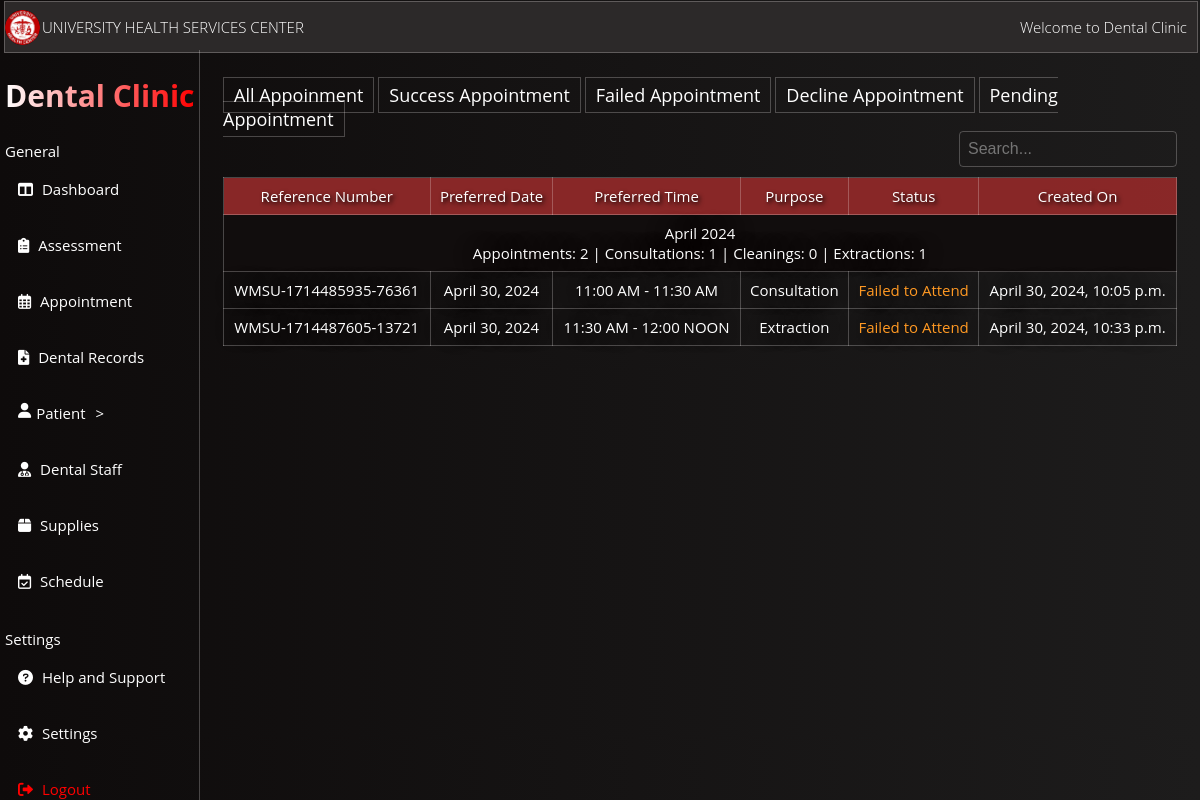
The page /appointmentsFailed/ on the database its author committed.
### WmsuClinicApp/models.py (models this page shows, shortened)
class Appointment(models.Model):
    appointment_id = models.AutoField(primary_key=True)
    user = models.ForeignKey(User, on_delete=models.CASCADE)
    preferred_date = models.DateField(null=True, blank=True)
    preferred_time = models.CharField(max_length=70,null=True, blank=True)
    purpose = models.CharField(max_length=100)
    comments = models.TextField(blank=True, null=True)
    cor_upload = models.FileField(upload_to='cor_uploads/', null=True, blank=True)
    reference_number = models.CharField(max_length=50, unique=True, null=True, blank=True)
    current_date = models.DateTimeField(auto_now_add=True,null=True, blank=True)
    status = models.CharField(max_length=20, default='Pending')
    doctor = models.ForeignKey(Doctor, on_delete=models.CASCADE, null=True, blank=True)
    assistant = models.ForeignKey(Assistant, on_delete=models.CASCADE, null=True, blank=True)
    resched_status = models.CharField(max_length=20, null=True, blank=True)

### WmsuClinicApp/views.py (the view)
# urls.py: path('appointmentsFailed/', views.appointment_listFailed, name='appointment_listFailed'),
def appointment_listFailed(request):
    appointments = Appointment.objects.filter(status="Failed to Attend").order_by('-preferred_date')
    consultation_count = appointments.filter(purpose='Consultation').count()
    cleaning_count = appointments.filter(purpose='Cleaning').count()
    extraction_count = appointments.filter(purpose='Extraction').count()
    context = {
        'appointments': appointments,
        'consultation_count': consultation_count,
        'cleaning_count': cleaning_count,
        'extraction_count': extraction_count,
    }
    return render(request, 'WmsuClinicApp/appointment_listFailed.html', context)

### WmsuClinicApp/templates/WmsuClinicApp/appointment_listFailed.html (shortened to what this page needs)
{% load static %}
<!DOCTYPE html>
<html lang="en">
<head>
</head>
<body>
    <!DOCTYPE html>
<html lang="en">
<head>
</head>
<body>
    <link rel="stylesheet" href="https://cdnjs.cloudflare.com/ajax/libs/font-awesome/6.0.0/css/all.min.css">
    <section class="HeaderSection">
        <img src="{% static 'images/OIP1.JPG' %}" alt="logo" class="circular-imgs">
        <p>UNIVERSITY HEALTH SERVICES CENTER</p>
        <section class="right" style="display: flex; justify-content: center;"> <p>Welcome to Dental Clinic</p></section>
    </section>
    <nav>
        <ul>
            <h1 class="gradient-text">Dental Clinic</h1>
            <h4 style="display: flex; justify-content: left; margin-left: 5px; margin-bottom: 0px; font-weight: normal;">General</h4>
            <li><a href="{% url 'admin_Dashboard' %}"><i class="fas fa-columns"></i> Dashboard</a></li>
            <li><a href="{% url 'admin_homesite' %}"><i class="fas fa-clipboard-list"></i> Assessment</a></li>
            <li><a href="{% url 'appointment_list' %}"><i class="far fa-calendar-alt"></i> Appointment</a></li>
            <li><a href="{% url 'dental_record' %}"><i class="fas fa-file-medical"></i> Dental Records</a></li>
            <li style="cursor: pointer;" id="user-toggle"><i class="fas fa-user"> </i> Patient </li>
            <li><a href="{% url 'admin_doctorsite' %}"><i class="fas fa-user-md"></i> Dental Staff</a></li>
            <li><a href="{% url 'supply_listhome' %}"><i class="fas fa-box"></i> Supplies</a></li>
            <li><a href="{% url 'admin_doctoravailability' %}"><i class="far fa-calendar-check"></i> Schedule</a></li>
            <h4 style="display: flex; justify-content: left; margin-left: 5px; margin-bottom: 0px;font-weight: normal;">Settings</h4>
            <li><a href="#"><i class="fas fa-question-circle"></i> Help and Support</a></li>
            <li><a href="{% url 'dentalchange_password' %}"><i class="fas fa-cog"></i> Settings</a></li>
            <li><a href="{% url 'LoginDentals' %}" class="logout-link"><i class="fas fa-sign-out-alt"></i> Logout</a></li>
        </ul>
    </nav>
<div class="Move">
    <a href="{% url 'appointment_list' %}" class="back-link">All Appoinment</a>
    <a href="{% url 'appointment_listSuccess' %}" class="back-link">Success Appointment</a>
    <a href="{% url 'appointment_listFailed' %}" class="back-link">Failed Appointment</a>
    <a href="{% url 'appointment_listDecline' %}" class="back-link">Decline Appointment</a>
    <a href="{% url 'appointment_listPending' %}" class="back-link">Pending Appointment</a>
    <div class="containera">
        <input type="text" id="searchInput" placeholder="Search...">
    </div>
    <table border="1">
        <thead>
            <tr>
                <th>Reference Number</th>
                <th>Preferred Date</th>
                <th>Preferred Time</th>
                <th>Purpose</th>
                <th>Status</th>
                <th>Created On</th>
            </tr>
        </thead>
        <tbody id="tableBody">
            {% regroup appointments by preferred_date|date:"F Y" as appointment_list %}
            {% for month_year in appointment_list %}
                <tr>
                    <td colspan="8" style="background-color: #110d0d;">{{ month_year.grouper }}
                    <br>
                    Appointments: {{ month_year.list|length }} |
                    Consultations: <span id="totalConsultations_{{ month_year.grouper }}">0</span> |
                    Cleanings: <span id="totalCleanings_{{ month_year.grouper }}">0</span> |
                    Extractions: <span id="totalExtractions_{{ month_year.grouper }}">0</span>
                </td>
                </tr>
                {% for appointment in month_year.list %}
                    {% if appointment.status == "Failed to Attend" %}
                        <tr>
                            <td>{{ appointment.reference_number }}</td>
                            <td>{{ appointment.preferred_date }}</td>
                            <td>{{ appointment.preferred_time }}</td>
                            <td>{{ appointment.purpose }}</td>
                            <td class="{% if appointment.status == 'Session Done' %}green{% elif appointment.status == 'Failed to Attend' %}tomato{% elif appointment.status == 'Decline' %}red{% else %}yellow{% endif %}">
                                {{ appointment.status }}
                            </td>
                            <td>{{ appointment.current_date }}</td>
                        </tr>
                    {% endif %}
                {% endfor %}
            {% endfor %}
        </tbody>
    </table>
    </div>
</body>
</html>
</body>
</html>

### WmsuClinicApp/templates/WmsuClinicApp/appointment_listFailed.html (style rules this page uses)
.HeaderSection { display: flex; align-items: center; position: fixed; top: 1px; left: 4px; color: white; width: calc(100% - 8px); background-color: rgb(44, 41, 41); border: 1px solid rgba(255, 248, 248, 0.24); font-weight: lighter; }
.right { margin-left: auto ; display: flex; justify-content: center; align-items: center; margin-right: 10px; }
.gradient-text { font-size: 30px; margin-left: 5px; margin-right: 5px; background: linear-gradient(to right, #fff, #ff0000); -webkit-background-clip: text; -moz-background-clip: text; background-clip: text; color: transparent; }
i { margin-right: 5px; }
.circular-imgs { border-radius: 50%; max-width: 35px; height: auto; margin-right: 2px; }
nav { margin-top: 50px; position: fixed; top: 0; left: 0; max-width: 100%; height: 100%; background-color: rgb(7, 7); color: #fff; text-align: center; z-index: 2; font-size: 15px; border-right: 1px solid rgba(255, 248, 248, 0.24); }
nav ul { list-style: none; padding: 0; }
nav ul li { display: flex; justify-content: left; text-decoration: none; color: #fff; transition: color 0.3s; padding: 18px; transition: background-color 0.3s ease, color 0.3s ease; }
nav ul li a { text-decoration: none; color: #fff; transition: color 0.5s; }
:before, *:after { box-sizing: border-box; }
body { padding: 1em; font-family: "Open Sans", "Helvetica Neue", Helvetica, Arial, sans-serif; font-size: 15px; color: #b9b9b9; background: linear-gradient(to left, rgb(29, 28, 28), rgb(14, 11, 11)); }
.Move { margin-top: 50px; margin-left: 200px; margin-right: 0px; }
.logout-link { color: red; text-decoration: none; }
table { border-collapse: collapse; width: 100%; border: 1px solid rgba(255, 248, 248, 0.24); }
th, td { border: 1px solid rgba(255, 248, 248, 0.24); padding: 8px; text-align: left; color: white; text-align: center; font-weight: normal; }
th { background-color: rgba(143, 41, 41, 0.945); color: white; text-shadow: 2px 2px 4px black; }
td { color: white; text-shadow: 0 0 20px black; }
.tomato { color: rgb(255, 153, 35); }
.containera { display: flex; justify-content: right; align-items: center; margin-top: 10px; }
#searchInput { border: 1px solid rgba(255, 248, 248, 0.24); padding: 8px; font-size: 16px; border-radius: 4px; margin-bottom: 10px; width: 200px; background-color: transparent; color: white; }
a.back-link { position: relative; top: 10px; background-color: transparent; border: 1px solid rgba(255, 248, 248, 0.24); color: white; padding: 5px 10px; text-decoration: none; transition: background-color 0.3s ease, color 0.3s ease; font-size: larger; }
h1 { color: white; }

### rows shown on the page
Appointment: reference_number "WMSU-1714485935-76361", preferred_date "April 30, 2024", preferred_time "11:00 AM - 11:30 AM", purpose "Consultation", status "Failed to Attend", current_date "April 30, 2024, 10:05 p.m."
Appointment: reference_number "WMSU-1714487605-13721", preferred_date "April 30, 2024", preferred_time "11:30 AM - 12:00 NOON", purpose "Extraction", status "Failed to Attend", current_date "April 30, 2024, 10:33 p.m."

### other values the page prints
{{ month_year.grouper }} "April 2024"
{{ month_year.list|length }} "2"
